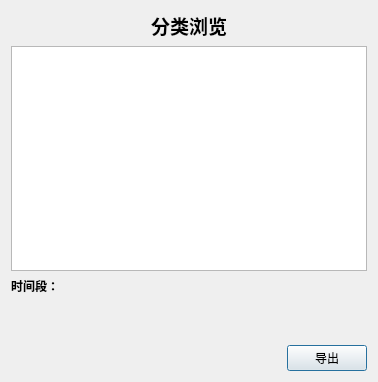
<?xml version="1.0" encoding="UTF-8"?>
<ui version="4.0">
 <class>CategoryBrowseDialog</class>
 <widget class="QDialog" name="CategoryBrowseDialog">
  <property name="geometry">
   <rect>
    <x>0</x>
    <y>0</y>
    <width>378</width>
    <height>382</height>
   </rect>
  </property>
  <property name="windowTitle">
   <string>Dialog</string>
  </property>
  <layout class="QVBoxLayout" name="verticalLayout">
   <item>
    <layout class="QHBoxLayout" name="horizontalLayout">
     <item>
      <spacer name="horizontalSpacer">
       <property name="orientation">
        <enum>Qt::Horizontal</enum>
       </property>
       <property name="sizeHint" stdset="0">
        <size>
         <width>40</width>
         <height>20</height>
        </size>
       </property>
      </spacer>
     </item>
     <item>
      <widget class="QLabel" name="categoryBrowseLabel">
       <property name="font">
        <font>
         <family>微软雅黑</family>
         <pointsize>14</pointsize>
         <weight>75</weight>
         <bold>true</bold>
        </font>
       </property>
       <property name="text">
        <string>分类浏览</string>
       </property>
      </widget>
     </item>
     <item>
      <spacer name="horizontalSpacer_2">
       <property name="orientation">
        <enum>Qt::Horizontal</enum>
       </property>
       <property name="sizeHint" stdset="0">
        <size>
         <width>40</width>
         <height>20</height>
        </size>
       </property>
      </spacer>
     </item>
    </layout>
   </item>
   <item>
    <widget class="QTableWidget" name="categoryTable"/>
   </item>
   <item>
    <widget class="QLabel" name="timeLabel">
     <property name="font">
      <font>
       <family>微软雅黑</family>
       <weight>75</weight>
       <bold>true</bold>
      </font>
     </property>
     <property name="text">
      <string>时间段：</string>
     </property>
    </widget>
   </item>
   <item>
    <widget class="QLabel" name="startTimeLabel">
     <property name="font">
      <font>
       <family>微软雅黑</family>
       <weight>75</weight>
       <bold>true</bold>
      </font>
     </property>
     <property name="text">
      <string/>
     </property>
    </widget>
   </item>
   <item>
    <widget class="QLabel" name="endTimeLabel">
     <property name="font">
      <font>
       <family>微软雅黑</family>
       <weight>75</weight>
       <bold>true</bold>
      </font>
     </property>
     <property name="text">
      <string/>
     </property>
    </widget>
   </item>
   <item>
    <layout class="QHBoxLayout" name="horizontalLayout_2">
     <item>
      <spacer name="horizontalSpacer_3">
       <property name="orientation">
        <enum>Qt::Horizontal</enum>
       </property>
       <property name="sizeHint" stdset="0">
        <size>
         <width>40</width>
         <height>20</height>
        </size>
       </property>
      </spacer>
     </item>
     <item>
      <widget class="QPushButton" name="outputButton">
       <property name="font">
        <font>
         <family>仿宋</family>
        </font>
       </property>
       <property name="text">
        <string>导出</string>
       </property>
      </widget>
     </item>
    </layout>
   </item>
  </layout>
 </widget>
 <resources/>
 <connections/>
</ui>
